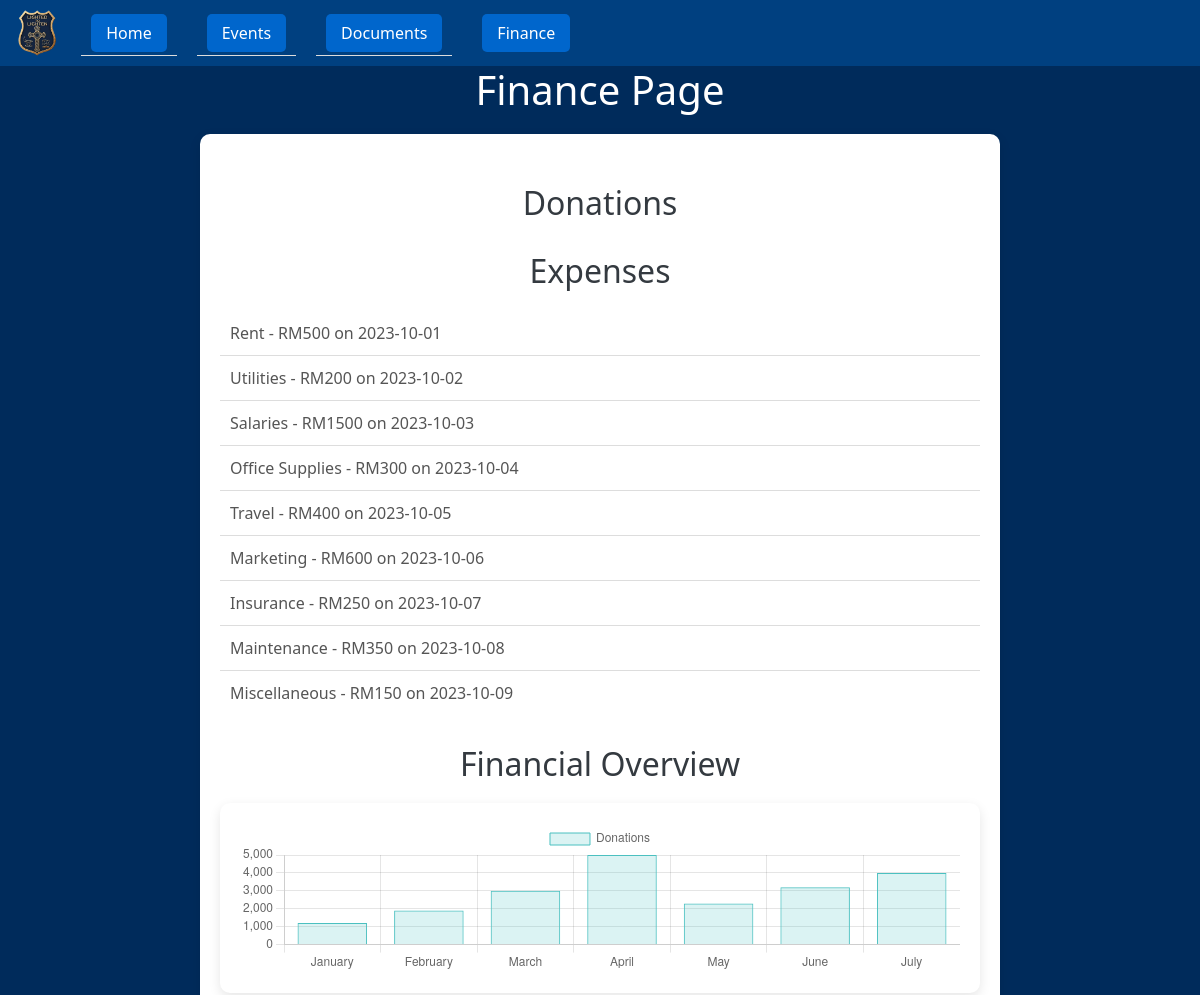
Page /adminlayer/finance/ (upper part) on the earlier database version.
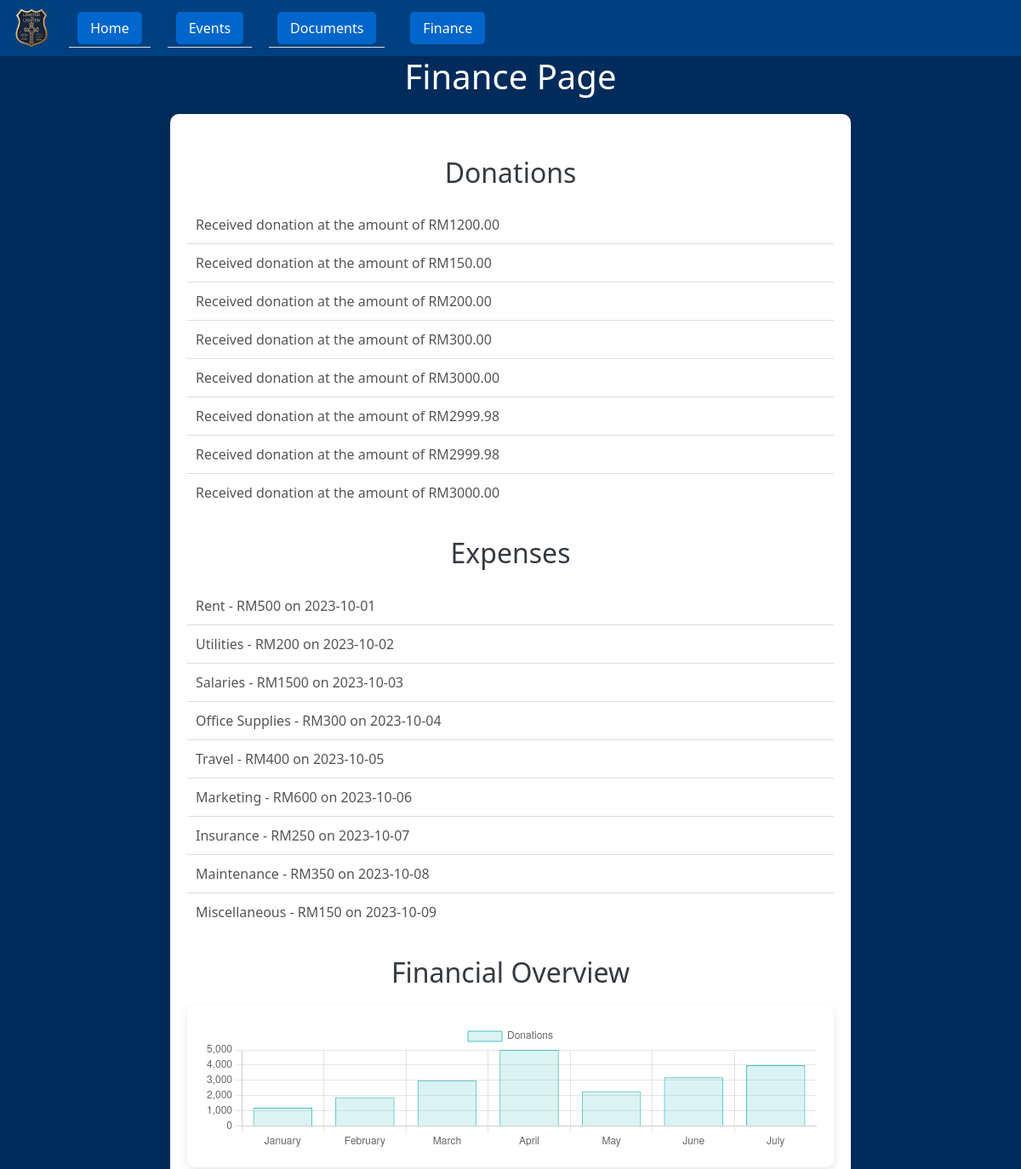
Same page on the later database version.
### member/models.py (models this page shows, shortened)
class Donation(models.Model):
    name = models.CharField(max_length=255)
    email = models.EmailField()
    phone = models.CharField(max_length=20)
    amount = models.DecimalField(max_digits=10, decimal_places=2)  # Ensure this field exists
    transfer_method = models.CharField(max_length=50)
    receipt = models.CharField(max_length=3, choices=[('yes', 'Yes'), ('no', 'No')])
    donation_purpose = models.TextField()
    receipt_file = models.FileField(upload_to='receipts/')

### admin_layer/views.py (the view)
# urls.py: path('finance/', views.finance, name='finance'),
def finance(request):
    budgets = Budget.objects.all()
    donations = Donation.objects.all()
    expenses = Expense.objects.all()
    return render(request, "admin_layer/finance.html", {
        "budgets": budgets,
        "donations": donations,
        "expenses": expenses
    })

### admin_layer/templates/admin_layer/finance.html (shortened to what this page needs)
{% extends "admin_layer/base_admin.html" %}
{% block content %}
<h1>Finance Page</h1>
<div class="finances">
    <h2>Donations</h2>
    <ul>
        {% for donation in donations %}
        <li>
            Received donation at the amount of RM{{ donation.amount }}
        </li>
        {% endfor %}
    </ul>
    <h2>Expenses</h2>
    <ul>
        <li>Rent - RM500 on 2023-10-01</li>
        <li>Utilities - RM200 on 2023-10-02</li>
        <li>Salaries - RM1500 on 2023-10-03</li>
        <li>Office Supplies - RM300 on 2023-10-04</li>
        <li>Travel - RM400 on 2023-10-05</li>
        <li>Marketing - RM600 on 2023-10-06</li>
        <li>Insurance - RM250 on 2023-10-07</li>
        <li>Maintenance - RM350 on 2023-10-08</li>
        <li>Miscellaneous - RM150 on 2023-10-09</li>
    </ul>
    <h2>Financial Overview</h2>
    <div class="chart-container">
        <canvas id="financeChart"></canvas>
    </div>
</div>
<script>
    const ctx = document.getElementById('financeChart').getContext('2d');
    const financeChart = new Chart(ctx, {
        type: 'bar', // or 'line', 'pie', etc.
        data: {
            labels: ['January', 'February', 'March', 'April', 'May', 'June', 'July'],
            datasets: [{
                label: 'Donations',
                data: [1200, 1900, 3000, 5000, 2300, 3200, 4000],
                backgroundColor: 'rgba(75, 192, 192, 0.2)',
                borderColor: 'rgba(75, 192, 192, 1)',
                borderWidth: 1
            }]
        },
        options: {
            responsive: true,
            maintainAspectRatio: false,
            scales: {
                y: {
                    beginAtZero: true
                }
            }
        }
    });
    const expenseCtx = document.getElementById('expenseChart').getContext('2d');
    const expenseChart = new Chart(expenseCtx, {
        type: 'pie',
        data: {
            labels: ['Rent', 'Utilities', 'Salaries', 'Office Supplies', 'Travel', 'Marketing', 'Insurance', 'Maintenance', 'Miscellaneous'],
            datasets: [{
                label: 'Expenses',
                data: [500, 200, 1500, 300, 400, 600, 250, 350, 150],
                backgroundColor: [
                    'rgba(255, 99, 132, 0.2)',
                    'rgba(54, 162, 235, 0.2)',
                    'rgba(255, 206, 86, 0.2)',
                    'rgba(75, 192, 192, 0.2)',
                    'rgba(153, 102, 255, 0.2)',
                    'rgba(255, 159, 64, 0.2)',
                    'rgba(199, 199, 199, 0.2)',
                    'rgba(83, 102, 255, 0.2)',
                    'rgba(255, 99, 132, 0.2)',
                ],
                borderColor: [
                    'rgba(255, 99, 132, 1)',
                    'rgba(54, 162, 235, 1)',
                    'rgba(255, 206, 86, 1)',
                    'rgba(75, 192, 192, 1)',
                    'rgba(153, 102, 255, 1)',
                    'rgba(255, 159, 64, 1)',
                    'rgba(199, 199, 199, 1)',
                    'rgba(83, 102, 255, 1)',
                    'rgba(255, 99, 132, 1)',
                ],
                borderWidth: 1
            }]
        },
        options: {
            responsive: true,
            maintainAspectRatio: false
        }
    });
</script>
{% endblock %}

Differences in the rows shown:
added Donation: amount "1200.00"
added Donation: amount "150.00"
added Donation: amount "200.00"
added Donation: amount "300.00"
added Donation: amount "3000.00"
added Donation: amount "2999.98"
added Donation: amount "2999.98"
added Donation: amount "3000.00"
